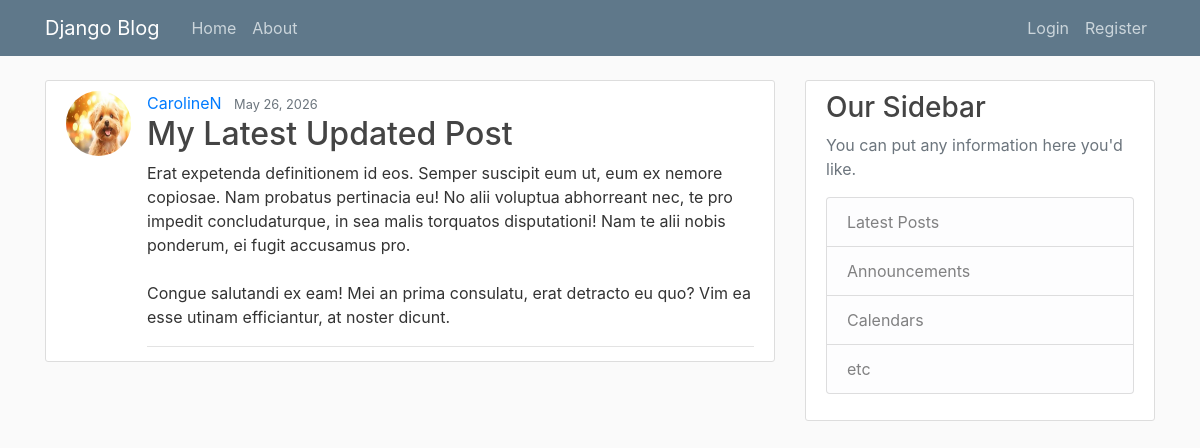
The page /post/29/ on the database its author committed.
### blog/models.py (models this page shows, shortened)
class Post(models.Model):
    title = models.CharField(max_length=100)
    content = models.TextField()
    date_posted = models.DateTimeField(default=timezone.now)
    author = models.ForeignKey(User, on_delete=models.CASCADE)

### users/models.py (models this page shows, shortened)
class Profile(models.Model):
    user = models.OneToOneField(User, on_delete=models.CASCADE)
    image = models.ImageField(default='default.jpg', upload_to='profile_pics')

### blog/views.py (the view)
# urls.py: path('post/<int:pk>/', PostDetailView.as_view(), name='post-detail'),
class PostDetailView(DetailView):
    model = Post

### blog/templates/blog/post_detail.html (shortened to what this page needs)
{% extends "blog/base.html" %}
{% block content %}
<article class="media content-section">
    <img class="rounded-circle article-img" src="{{ object.author.profile.image.url }}">
    <div class="media-body">
        <div class="article-metadata">
            <a class="mr-2" href="{% url 'user-posts' object.author.username %}">{{ object.author }}</a>
            <small class="text-muted">{{ object.date_posted | date:"F d, Y" }}</small>
            <h2 class="article-title">{{ object.title }}</h2>
            <p class="article-content">{{ object.content }}</p>
        </div>
</article>
{% endblock %}

### blog/static/blog/main.css (style rules this page uses)
body { background: #fafafa; color: #333333; margin-top: 5rem; }
h1, h2, h3, h4, h5, h6 { color: #444444; }
.content-section { background: #ffffff; padding: 10px 20px; border: 1px solid #dddddd; border-radius: 3px; margin-bottom: 20px; }
.article-title { color: #444444; }
.article-content { white-space: pre-line; }
.article-img { height: 65px; width: 65px; margin-right: 16px; }
.article-metadata { padding-bottom: 1px; margin-bottom: 4px; border-bottom: 1px solid #e3e3e3 }

### rows shown on the page
Post: author.profile.image (picture), author "CarolineN", date_posted "May 26, 2026", title "My Latest Updated Post", content "Erat expetenda definitionem id eos. Semper suscipit eum ut, eum ex nemore copiosae. Nam probatus pertinacia eu! No alii voluptua abhorreant nec, te pro impedit concludaturque, in sea malis torquatos disputationi! Nam te alii nobis ponderum, ei fugit accusamus pro. Congue salutandi ex eam! Mei an prima consulatu, erat detracto eu quo? Vim ea esse utinam efficiantur, at noster dicunt."
